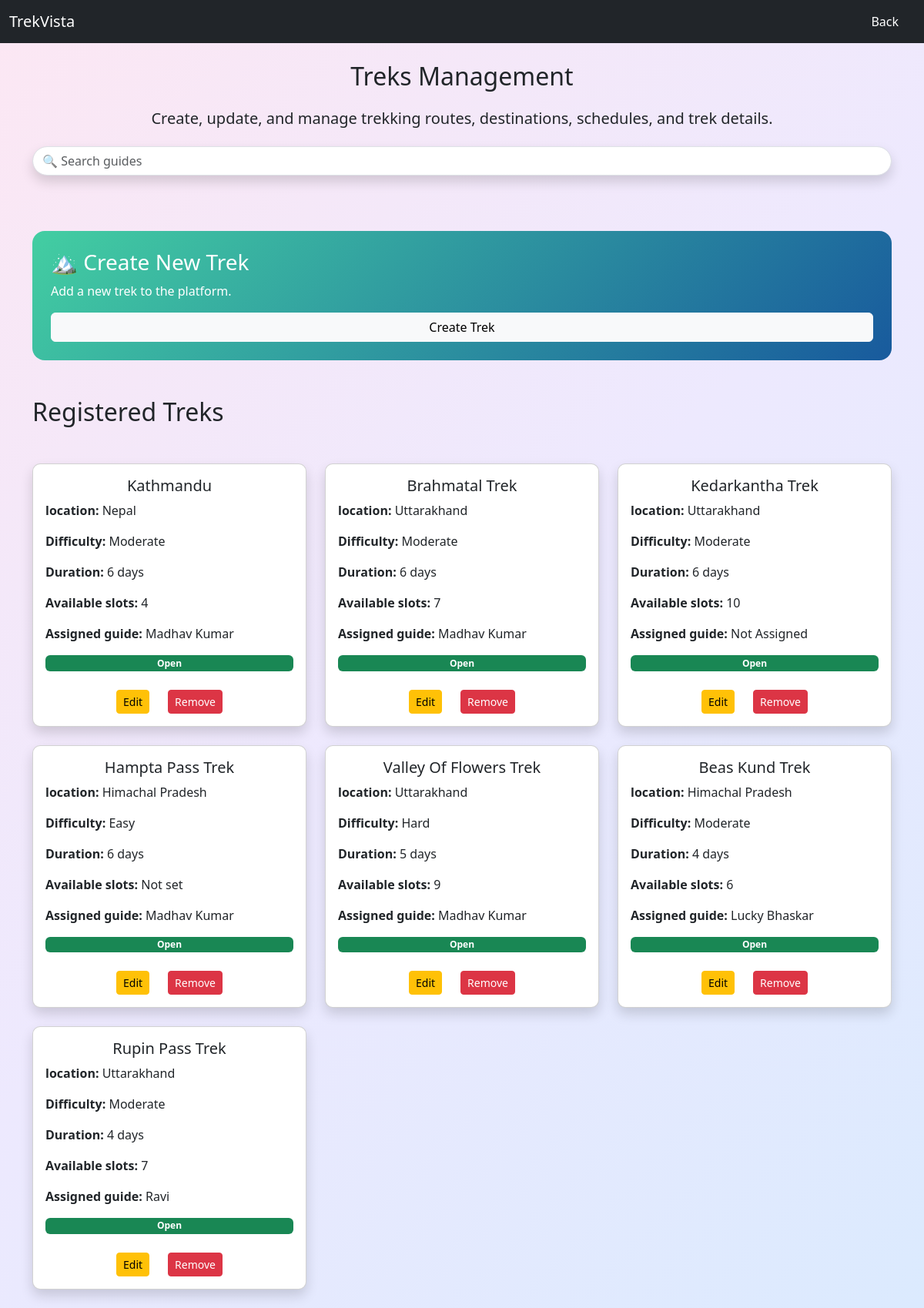
Page /admin/treks (signed in) on the committed database.
### application/model.py (models this page shows)
class Trek(db.Model):
    trek_id=db.Column(db.Integer,primary_key=True)
    trek_name = db.Column(db.String,nullable = False)
    location = db.Column(db.String,nullable = False)
    difficulty = db.Column(db.String,nullable = False)
    duration =db.Column(db.Integer)
    available_slots =db.Column(db.Integer, nullable=False)
    assigned_staff_id =db.Column(db.Integer,db.ForeignKey("staff.staff_id"), nullable=True)
    trek_status=db.Column(db.String(100),default="Not Started")
    booking_status=db.Column(db.String(100),default="Open")
    start_date=db.Column(db.DateTime)
    end_date=db.Column(db.DateTime)
    payment_status = db.Column(db.String,default="Pending")
    is_closed = db.Column(db.Boolean, default=False)
    created_at =  db.Column(db.DateTime, default=datetime.utcnow)
    bookings = db.relationship("Booking", backref="trek")

class Staff(db.Model):
    staff_id=db.Column(db.Integer,primary_key=True)
    staff_name = db.Column(db.String, nullable = False)
    contact_details=db.Column(db.String(15))
    status=db.Column(db.String,default="Registered" )
    email = db.Column(db.String(100), unique=True,nullable = False)
    password = db.Column(db.String(100), nullable=False)
    is_added = db.Column(db.Boolean, default=False)
    is_blacklisted = db.Column(db.Boolean, default=False)
    treks=db.relationship("Trek",backref="staff")

### application/routes.py (the view)
@app.route("/admin/treks")
def admin_treks():
    if "admin_id" not in session:
        return redirect("/admin_login")
    search = request.args.get("search", "")
    staff = Staff.query.filter_by(
        is_added=True,
        is_blacklisted=False
    ).all()
    if search:
        treks = Trek.query.filter(
            or_(
                Trek.trek_name.ilike(f"%{search}%"),
                Trek.trek_id == int(search) if search.isdigit() else False
            )
        ).all()
    else:
        treks = Trek.query.all()
    return render_template(
        "admin/trek.html",
        treks=treks,
        staff=staff,
        search=search,
    )

### templates/Admin/trek.html (shortened to what this page needs)
<!DOCTYPE html>
<html lang="en">
<head>
    <link href="https://cdn.jsdelivr.net/npm/bootstrap@5.3.8/dist/css/bootstrap.min.css" rel="stylesheet">
</head>
<body>
<nav class="navbar bg-dark navbar-expand-lg navbar-dark bg-dark">
    <div class="container-fluid">
        <a class="navbar-brand">TrekVista</a>
        <div ms-auto>
        <a href="/admin_dashboard" class="btn text-white me-2">Back</a>
            </div>
    </div>
</nav>
<div class="container mt-4">
    <h2 class="mb-4 text-center"> Treks Management</h2>
    <h5 class="text-center">Create, update, and manage trekking routes, destinations, schedules, and trek details.</h5>
          <form class="d-flex justify-content-center mt-4" method="GET">
    <input
        class="form-control w-100 rounded-pill shadow"
        type="search"
        name="search"
        value="{{ search }}"
        placeholder="🔍 Search guides"
    >
</form>
<br>
<br>
<br>
{% if search %}
<h2 class="mb-4">Search Results for "{{ search }}"</h2>
{% else %}
<div class="card border-0 rounded-4 text-white p-4"
     style="background: linear-gradient(135deg,#43cea2,#185a9d);">
    <h3>🏔️ Create New Trek</h3>
    <p>Add a new trek to the platform.</p>
    <a href="/admin/trek/create_trek"
       class="btn btn-light">
        Create Trek
    </a>
</div>
<br>
<br>
<h2 class="mb-4">Registered Treks</h2>
{% endif %}
<br>
    <div class="row">
        {% for trek in treks  %}
        <div class="col-md-4 mb-4">
            <div class="card shadow p-3">
              <h5 class="card-title text-capitalize text-center">{{ trek.trek_name }}</h5>
                    <p><strong>location: </strong> {{ trek.location if trek.location else "N/A" }}</p>
                    <p><strong>Difficulty: </strong> {{ trek.difficulty }}</p>
                    <p><strong>Duration: </strong>{{ trek.duration if trek.duration else 'Not set' }} days</p>
                    <p><strong>Available slots: </strong>{{ trek.available_slots if trek.available_slots else 'Not set' }}</p>
                    <p><strong>Assigned guide:  </strong>{{ trek.staff.staff_name if trek.staff else "Not Assigned" }}</p>
                {% if trek.is_closed %}
                    <span class="badge bg-danger">Closed</span>
                {% else %}
                    <span class="badge bg-success">Open</span>
                {% endif %}
                <br>
                <div class="d-flex justify-content-center gap-4">
                    <a href="/admin/trek/edit/{{ trek.trek_id }}" class="btn btn-warning  btn-sm">
                        Edit
                    </a>
                    <a href="/admin/trek/remove/{{ trek.trek_id }}" class="btn btn-danger btn-sm">
                        Remove
                    </a>
                </div>
            </div>
        </div>
        {% endfor %}
    </div>
</div>
</body>
</html>

### templates/Admin/trek.html (style rules this page uses)
body { background: linear-gradient( 135deg, #fce7f3, #ede9fe, #dbeafe) }
.card { border-radius: 10px; }

### rows in the picture
Trek: trek_name "Kathmandu", location "Nepal", difficulty "Moderate", duration "6", available_slots "4", staff "Madhav Kumar", is_closed "Open"
Trek: trek_name "Brahmatal Trek", location "Uttarakhand", difficulty "Moderate", duration "6", available_slots "7", staff "Madhav Kumar", is_closed "Open"
Trek: trek_name "Kedarkantha Trek", location "Uttarakhand", difficulty "Moderate", duration "6", available_slots "10", staff "Not Assigned", is_closed "Open"
Trek: trek_name "Hampta Pass Trek", location "Himachal Pradesh", difficulty "Easy", duration "6", available_slots "Not set", staff "Madhav Kumar", is_closed "Open"
Trek: trek_name "Valley Of Flowers Trek", location "Uttarakhand", difficulty "Hard", duration "5", available_slots "9", staff "Madhav Kumar", is_closed "Open"
Trek: trek_name "Beas Kund Trek", location "Himachal Pradesh", difficulty "Moderate", duration "4", available_slots "6", staff "Lucky Bhaskar", is_closed "Open"
Trek: trek_name "Rupin Pass Trek", location "Uttarakhand", difficulty "Moderate", duration "4", available_slots "7", staff "Ravi", is_closed "Open"
